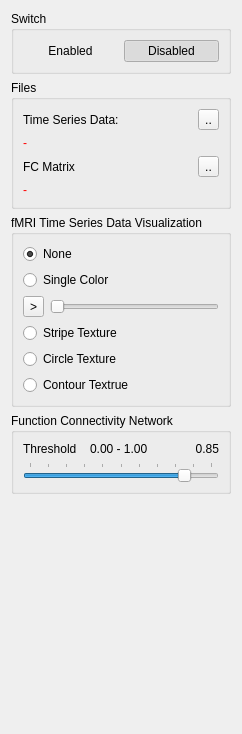
     <widget class="QWidget" name="fMRI">
      <attribute name="title">
       <string>fMRI</string>
      </attribute>
      <layout class="QVBoxLayout" name="verticalLayout_6">
       <item>
        <widget class="QGroupBox" name="groupBox_9">
         <property name="title">
          <string>Switch</string>
         </property>
         <layout class="QVBoxLayout" name="verticalLayout_12">
          <item>
           <layout class="QHBoxLayout" name="horizontalLayout_4">
            <item>
             <widget class="QPushButton" name="fMRIEnableBtn">
              <property name="text">
               <string>Enabled</string>
              </property>
              <property name="checkable">
               <bool>true</bool>
              </property>
              <property name="autoExclusive">
               <bool>true</bool>
              </property>
              <property name="flat">
               <bool>true</bool>
              </property>
             </widget>
            </item>
            <item>
             <widget class="QPushButton" name="pushButton">
              <property name="text">
               <string>Disabled</string>
              </property>
              <property name="checkable">
               <bool>true</bool>
              </property>
              <property name="checked">
               <bool>true</bool>
              </property>
              <property name="autoExclusive">
               <bool>true</bool>
              </property>
              <property name="flat">
               <bool>true</bool>
              </property>
             </widget>
            </item>
           </layout>
          </item>
         </layout>
        </widget>
       </item>
       <item>
        <widget class="QGroupBox" name="groupBox_8">
         <property name="title">
          <string>Files</string>
         </property>
         <layout class="QVBoxLayout" name="verticalLayout_11">
          <item>
           <layout class="QHBoxLayout" name="horizontalLayout_20">
            <item>
             <widget class="QLabel" name="label_10">
              <property name="text">
               <string>Time Series Data:</string>
              </property>
             </widget>
            </item>
            <item>
             <widget class="QToolButton" name="openTimeSeriesData">
              <property name="text">
               <string>..</string>
              </property>
             </widget>
            </item>
           </layout>
          </item>
          <item>
           <widget class="QLabel" name="timeSeriesFileLabel">
            <property name="palette">
             <palette>
              <active>
               <colorrole role="WindowText">
                <brush brushstyle="SolidPattern">
                 <color alpha="255">
                  <red>255</red>
                  <green>0</green>
                  <blue>0</blue>
                 </color>
                </brush>
               </colorrole>
              </active>
              <inactive>
               <colorrole role="WindowText">
                <brush brushstyle="SolidPattern">
                 <color alpha="255">
                  <red>255</red>
                  <green>0</green>
                  <blue>0</blue>
                 </color>
                </brush>
               </colorrole>
              </inactive>
              <disabled>
               <colorrole role="WindowText">
                <brush brushstyle="SolidPattern">
                 <color alpha="255">
                  <red>120</red>
                  <green>120</green>
                  <blue>120</blue>
                 </color>
                </brush>
               </colorrole>
              </disabled>
             </palette>
            </property>
            <property name="text">
             <string>-</string>
            </property>
            <property name="wordWrap">
             <bool>true</bool>
            </property>
           </widget>
          </item>
          <item>
           <layout class="QHBoxLayout" name="horizontalLayout_19">
            <item>
             <widget class="QLabel" name="label_22">
              <property name="text">
               <string>FC Matrix</string>
              </property>
             </widget>
            </item>
            <item>
             <widget class="QToolButton" name="openFCSC">
              <property name="text">
               <string>..</string>
              </property>
             </widget>
            </item>
           </layout>
          </item>
          <item>
           <widget class="QLabel" name="FCNetworkLabel">
            <property name="palette">
             <palette>
              <active>
               <colorrole role="WindowText">
                <brush brushstyle="SolidPattern">
                 <color alpha="255">
                  <red>255</red>
                  <green>0</green>
                  <blue>0</blue>
                 </color>
                </brush>
               </colorrole>
              </active>
              <inactive>
               <colorrole role="WindowText">
                <brush brushstyle="SolidPattern">
                 <color alpha="255">
                  <red>255</red>
                  <green>0</green>
                  <blue>0</blue>
                 </color>
                </brush>
               </colorrole>
              </inactive>
              <disabled>
               <colorrole role="WindowText">
                <brush brushstyle="SolidPattern">
                 <color alpha="255">
                  <red>120</red>
                  <green>120</green>
                  <blue>120</blue>
                 </color>
                </brush>
               </colorrole>
              </disabled>
             </palette>
            </property>
            <property name="text">
             <string>-</string>
            </property>
            <property name="wordWrap">
             <bool>true</bool>
            </property>
           </widget>
          </item>
         </layout>
        </widget>
       </item>
       <item>
        <widget class="QGroupBox" name="timeSeriseGroupbox">
         <property name="title">
          <string>fMRI Time Series Data Visualization</string>
         </property>
         <property name="checked">
          <bool>false</bool>
         </property>
         <layout class="QVBoxLayout" name="verticalLayout_3">
          <item>
           <widget class="QRadioButton" name="textureNone">
            <property name="text">
             <string>None</string>
            </property>
            <property name="checked">
             <bool>true</bool>
            </property>
           </widget>
          </item>
          <item>
           <widget class="QRadioButton" name="textureColor">
            <property name="text">
             <string>Single Color</string>
            </property>
           </widget>
          </item>
          <item>
           <layout class="QHBoxLayout" name="horizontalLayout_5">
            <item>
             <widget class="QToolButton" name="toolButton">
              <property name="text">
               <string>&gt;</string>
              </property>
             </widget>
            </item>
            <item>
             <widget class="QSlider" name="timeDataPointSlider">
              <property name="orientation">
               <enum>Qt::Horizontal</enum>
              </property>
             </widget>
            </item>
           </layout>
          </item>
          <item>
           <widget class="QRadioButton" name="textureStrip">
            <property name="text">
             <string>Stripe Texture</string>
            </property>
           </widget>
          </item>
          <item>
           <widget class="QRadioButton" name="textureCircle">
            <property name="text">
             <string>Circle Texture</string>
            </property>
           </widget>
          </item>
          <item>
           <widget class="QRadioButton" name="textureContour">
            <property name="text">
             <string>Contour Textrue</string>
            </property>
           </widget>
          </item>
         </layout>
        </widget>
       </item>
       <item>
        <widget class="QGroupBox" name="groupBox_4">
         <property name="title">
          <string>Function Connectivity Network</string>
         </property>
         <property name="checked">
          <bool>false</bool>
         </property>
         <layout class="QGridLayout" name="gridLayout">
          <item row="3" column="0" colspan="2">
           <widget class="QSlider" name="connectivitySlider">
            <property name="maximum">
             <number>100</number>
            </property>
            <property name="value">
             <number>85</number>
            </property>
            <property name="orientation">
             <enum>Qt::Horizontal</enum>
            </property>
            <property name="tickPosition">
             <enum>QSlider::TicksAbove</enum>
            </property>
           </widget>
          </item>
          <item row="2" column="0" colspan="2">
           <layout class="QHBoxLayout" name="horizontalLayout_16">
            <item>
             <widget class="QLabel" name="label_23">
              <property name="text">
               <string>Threshold</string>
              </property>
             </widget>
            </item>
            <item>
             <widget class="QLabel" name="connectivityRange">
              <property name="text">
               <string>0.00 - 1.00</string>
              </property>
             </widget>
            </item>
            <item>
             <widget class="QLabel" name="curConnThresLabel">
              <property name="text">
               <string>0.85</string>
              </property>
              <property name="alignment">
               <set>Qt::AlignRight|Qt::AlignTrailing|Qt::AlignVCenter</set>
              </property>
             </widget>
            </item>
           </layout>
          </item>
         </layout>
        </widget>
       </item>
       <item>
        <spacer name="verticalSpacer_3">
         <property name="orientation">
          <enum>Qt::Vertical</enum>
         </property>
         <property name="sizeHint" stdset="0">
          <size>
           <width>20</width>
           <height>229</height>
          </size>
         </property>
        </spacer>
       </item>
      </layout>
     </widget>
